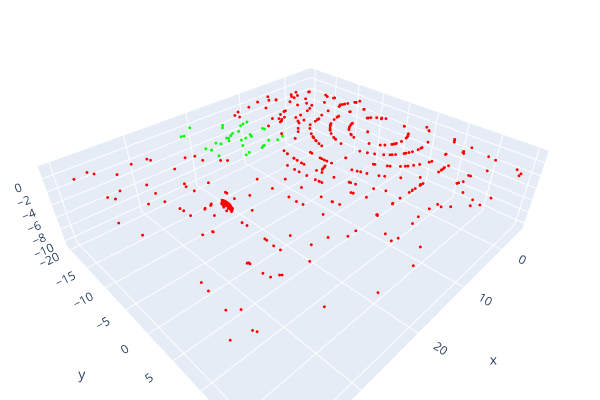

The cell this chart's notebook holds for it:
### Code cell
pcd = o3d.geometry.PointCloud()
pcd.points = o3d.utility.Vector3dVector(validation_batch[0][0])
pcd.colors = o3d.utility.Vector3dVector(colors[0])
o3d.visualization.draw_plotly([pcd])

### Figure 1 — Plotly figure (JSON) as saved in the notebook; plotly's stock layout.template omitted (floating-point values rounded to 4 significant figures; data arrays with more than 128 entries replaced by an {"elided": "..."} marker saying what was removed)
{"data": [{"marker": {"color": {"elided": "500x3 int values"}, "size": 1}, "mode": "markers", "type": "scatter3d", "x": {"elided": "500 float values"}, "y": {"elided": "500 float values"}, "z": {"elided": "500 float values"}}], "layout": {"height": 400, "margin": {"b": 0, "l": 0, "r": 0, "t": 0}, "scene": {"camera": {"center": {"x": 0, "y": 0, "z": 0}, "up": {"x": 0, "y": 0, "z": 1}}}, "showlegend": false, "width": 600}}
